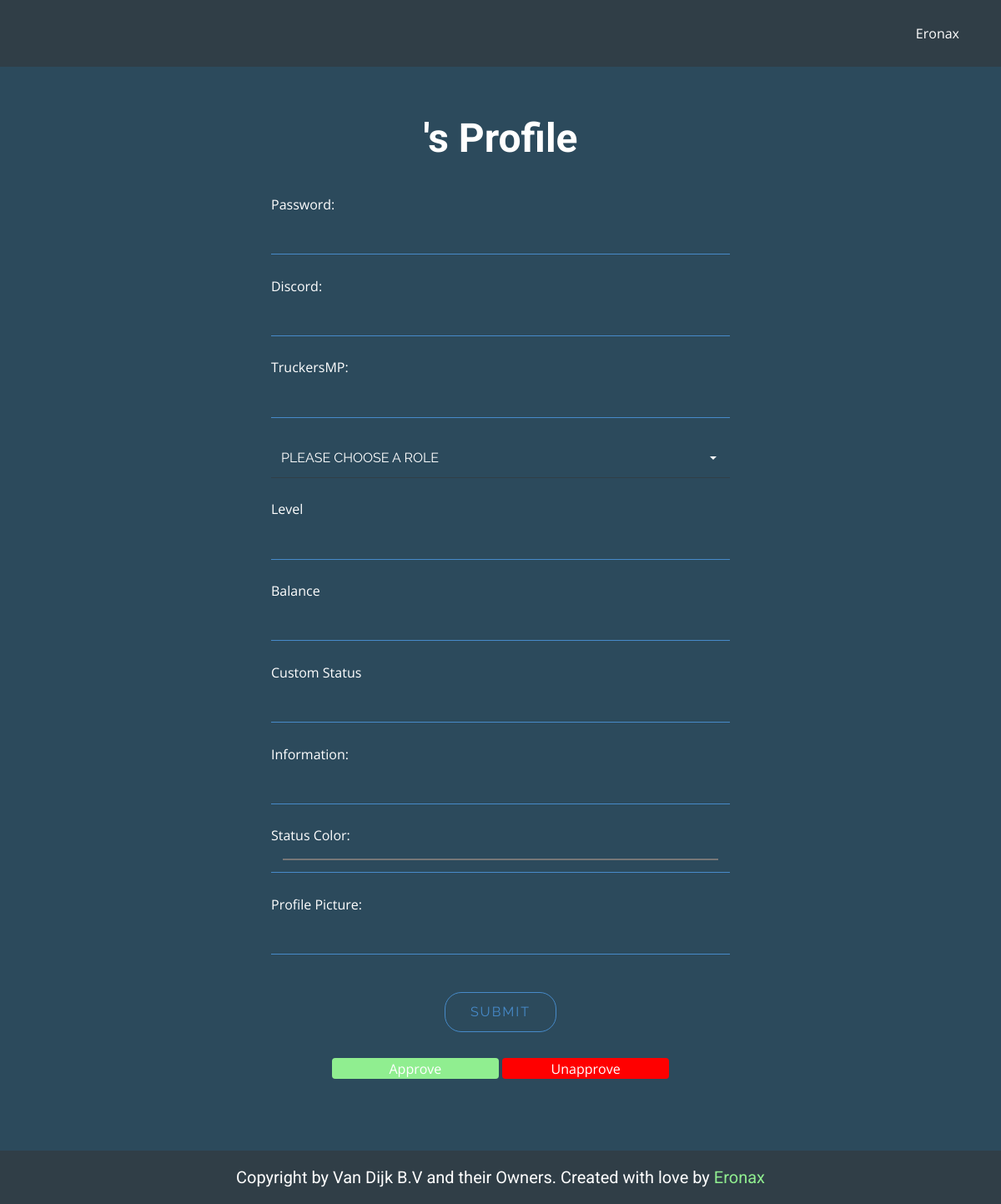
Page /staff_edit.php (signed in) on the earlier database version.
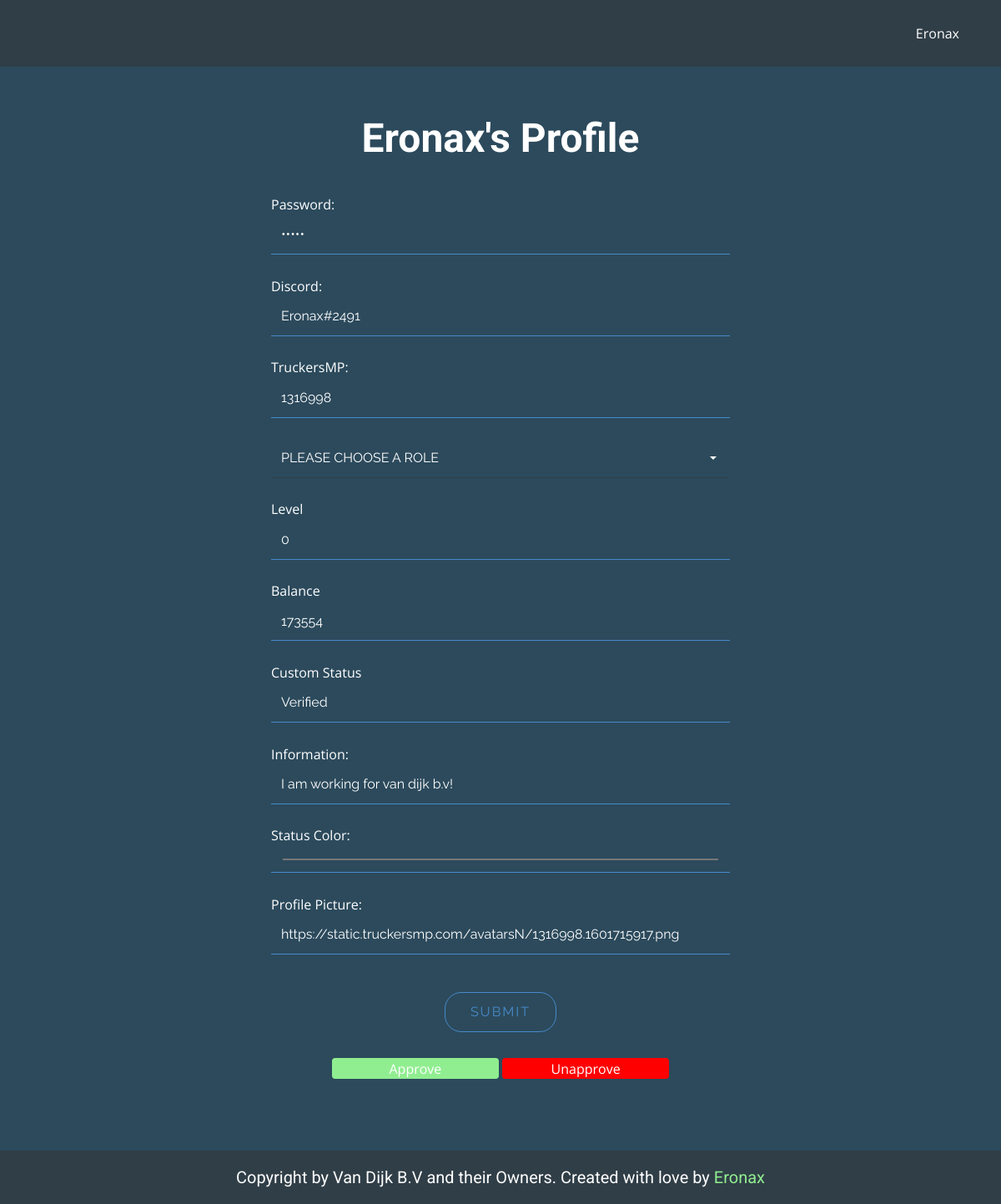
Same page on the later database version.
### tables this page shows
CREATE TABLE IF NOT EXISTS `users` (
  `id` int(11) NOT NULL AUTO_INCREMENT,
  `username` tinytext NOT NULL,
  `password` tinytext NOT NULL,
  `role_id` int(11) NOT NULL DEFAULT 18,
  `status` tinytext NOT NULL DEFAULT 'Not Verified',
  `discord` tinytext NOT NULL,
  `truckersmp` int(50) NOT NULL,
  `user_pb` text NOT NULL DEFAULT 'https://moonvillageassociation.org/wp-content/uploads/2018/06/default-profile-picture1.jpg',
  `status_color` varchar(50) NOT NULL DEFAULT '#fffff',
  `information` text NOT NULL DEFAULT 'There is no information yet.',
  `last_online` timestamp NOT NULL DEFAULT current_timestamp(),
  `updated_at` timestamp NOT NULL DEFAULT current_timestamp() ON UPDATE current_timestamp(),
  `created_at` timestamp NOT NULL DEFAULT current_timestamp(),
  PRIMARY KEY (`id`),
  UNIQUE KEY `username` (`username`) USING HASH,
  KEY `FK_users_roles` (`role_id`),
  CONSTRAINT `FK_users_roles` FOREIGN KEY (`role_id`) REFERENCES `roles` (`id`) ON DELETE NO ACTION ON UPDATE NO ACTION
);

CREATE TABLE IF NOT EXISTS `levels` (
  `id` int(11) NOT NULL AUTO_INCREMENT,
  `username` varchar(50) NOT NULL,
  `level` int(11) NOT NULL DEFAULT 0,
  `timestamp` timestamp NOT NULL DEFAULT current_timestamp() ON UPDATE current_timestamp(),
  PRIMARY KEY (`id`)
);

CREATE TABLE IF NOT EXISTS `banks` (
  `id` int(11) NOT NULL AUTO_INCREMENT,
  `username` varchar(50) NOT NULL,
  `balance` int(11) NOT NULL DEFAULT 0,
  `updated_at` timestamp NOT NULL DEFAULT current_timestamp() ON UPDATE current_timestamp(),
  `created_at` timestamp NOT NULL DEFAULT current_timestamp(),
  PRIMARY KEY (`id`)
);

### public/staff_edit.php (called while the page is built, shortened)
<?php
include '../app/classes/information.php';
include '../app/database.php';
include '../app/config.php';
if (isset($_GET['id'])) {
    $current_id = $_GET['id'];
} else {
    $current_id = $_SESSION['id'];
}
$all_user_information = get_profile_information($con, $current_id);
$loggeduser = $_SESSION['name'];
$get_user_perms_edit = check_user_perms_edit($con, $loggeduser);
require '../views/staff_edit.view.php';

### app/database.php (called while the page is built, shortened)
<?php
function get_profile_information($con, $current_id)
{
    $query = "SELECT users.id, users.last_online, users.password, users.role_id AS 'roleid', users.username, users.status, tokens.token, users.discord, users.truckersmp, users.user_pb, users.status_color, users.information, users.created_at, roles.id AS 'role_id', roles.name AS 'role_name', roles.color AS 'role_color', levels.level, banks.balance, roles.perms AS 'perms'
    FROM users
    JOIN roles ON users.role_id=roles.id
    JOIN levels ON users.id=levels.id
    JOIN banks ON users.id=banks.id
    JOIN tokens on tokens.used_by=users.username
    WHERE users.id='$current_id'";
    $result = $con->query($query);
    $get_profile_information = $result->fetch_assoc();
    return $get_profile_information;
}
function check_user_perms_edit($con, $loggeduser)
{
    $query = "SELECT roles.perms
    FROM users
    JOIN roles ON users.role_id=roles.id
    WHERE users.username='$loggeduser'";
    $result = $con->query($query);
    $get_user_perms_edit = $result->fetch_assoc();
    return $get_user_perms_edit;
}

### views/staff_edit.view.php (the view, shortened to what this page needs)
<!DOCTYPE html>
<html style="font-size: 16px;">
<head>
  <link rel="stylesheet" href="../views/css/nicepage_add.css" media="screen">
  <link rel="stylesheet" href="../views/css/add.css" media="screen">
  <link rel="stylesheet" href="../views/css/button.css" media="screen">
</head>
<body class="u-body">
  <?php include($header); ?>
  <section class="u-align-center u-clearfix u-custom-color-2 u-section-1" id="sec-58b6">
    <div class="u-clearfix u-sheet u-sheet-1">
      <h1 class="u-text u-text-1"><?php echo $all_user_information['username'] ?>'s Profile</h1>
      <div class="u-form u-form-1">
        <form action="../app/classes/staff_edit.php?id=<?php echo $all_user_information['id'] ?>" method="POST" class="u-clearfix u-form-spacing-20 u-inner-form" style="padding: 10px" source="custom" name="form">
          <div class="u-form-group u-form-name">
            <label for="name-3b9a" class="u-label">Password:</label>
            <input type="password" value="<?php echo $all_user_information['password'] ?>" id="name-3b9a" name="password" class="u-border-1 u-border-no-left u-border-no-right u-border-no-top u-border-palette-1-base u-custom-font u-font-raleway u-input u-input-rectangle u-input-1" required="" <?php if ($get_user_perms_edit['perms'] < 99) { ?> disabled <?php } ?>>
          </div>
          <br>
          <div class="u-form-group u-form-name">
            <label for="name-3b9a" class="u-label">Discord:</label>
            <input type="text" value="<?php echo $all_user_information['discord'] ?>" id="name-3b9a" name="discord" class="u-border-1 u-border-no-left u-border-no-right u-border-no-top u-border-palette-1-base u-custom-font u-font-raleway u-input u-input-rectangle u-input-1" required="">
          </div>
          <br>
          <div class="u-form-group u-form-name">
            <label for="name-3b9a" class="u-label">TruckersMP:</label>
            <input type="text" value="<?php echo $all_user_information['truckersmp'] ?>" id="name-3b9a" name="truckersmp" class="u-border-1 u-border-no-left u-border-no-right u-border-no-top u-border-palette-1-base u-custom-font u-font-raleway u-input u-input-rectangle u-input-1" required="">
          </div>
          <br>
          <div class="u-form-group u-form-select u-form-group-2">
            <div class="u-form-select-wrapper">
              <select style="background-color: #2C4A5C;" id="select-ce55" name="role_id" class="u-border-1 u-border-custom-color-1 u-border-no-left u-border-no-right u-border-no-top u-custom-font u-font-raleway u-input u-input-rectangle u-input-2" required>
              <option value="">Please choose a Role</option>
              </select>
            </div>
          </div>
          <br>
          <div class="u-form-group u-form-group-3">
            <label for="text-8b2a" class="u-label">Level</label>
            <input type="text" value="<?php echo $all_user_information['level'] ?>" id="text-8b2a" name="level" class="u-border-1 u-border-no-left u-border-no-right u-border-no-top u-border-palette-1-base u-custom-font u-font-raleway u-input u-input-rectangle u-input-1" required="">
          </div>
          <br>
          <div class="u-form-group u-form-group-3">
            <label for="text-8b2a" class="u-label">Balance</label>
            <input type="text" value="<?php echo $all_user_information['balance'] ?>" id="text-8b2a" name="balance" class="u-border-1 u-border-no-left u-border-no-right u-border-no-top u-border-palette-1-base u-custom-font u-font-raleway u-input u-input-rectangle u-input-1" required="" <?php if ($get_user_perms_edit['perms'] < 89) { ?> disabled <?php } ?>>
          </div>
          <br>
          <div class="u-form-group u-form-group-3">
            <label for="text-8b2a" class="u-label">Custom Status</label>
            <input type="text" value="<?php echo $all_user_information['status'] ?>" id="text-8b2a" name="status" class="u-border-1 u-border-no-left u-border-no-right u-border-no-top u-border-palette-1-base u-custom-font u-font-raleway u-input u-input-rectangle u-input-1" required="" <?php if ($get_user_perms_edit['perms'] < 89) { ?> disabled <?php } ?>>
          </div>
          <br>
          <div class="u-form-email u-form-group">
            <label for="email-3b9a" class="u-label">Information:</label>
            <input type="text" value="<?php echo $all_user_information['information'] ?>" id="email-3b9a" name="information" class="u-border-1 u-border-no-left u-border-no-right u-border-no-top u-border-palette-1-base u-custom-font u-font-raleway u-input u-input-rectangle u-input-1" required="">
          </div>
          <br>
          <div class="u-form-group u-form-group-3">
            <label for="text-8b2a" class="u-label">Status Color:</label>
            <input type="color" value="<?php echo $all_user_information['status_color'] ?>" id="text-8b2a" name="status_color" class="u-border-1 u-border-no-left u-border-no-right u-border-no-top u-border-palette-1-base u-custom-font u-font-raleway u-input u-input-rectangle u-input-1" required="">
          </div>
          <br>
          <div class="u-form-group u-form-group-3">
            <label for="text-8b2a" class="u-label">Profile Picture:</label>
            <input type="text" value="<?php echo $all_user_information['user_pb'] ?>" id="text-8b2a" name="user_pb" class="u-border-1 u-border-no-left u-border-no-right u-border-no-top u-border-palette-1-base u-custom-font u-font-raleway u-input u-input-rectangle u-input-1" required="">
          </div>
          <br>
          <div class="u-align-center u-form-group u-form-submit">
            <a href="#" class="u-border-1 u-border-hover-palette-4-base u-border-palette-1-base u-btn u-btn-round u-btn-submit u-button-style u-custom-font u-font-raleway u-none u-radius-20 u-text-hover-palette-4-base u-btn-1">Submit</a>
          </div>
        </form>
        <?php if ($get_user_perms_edit['perms'] > 99) { ?>
          <button class="button_blue" style="vertical-align:middle; width: 200px; background-color: lightgreen;" data-href="../app/classes/approve.php?id=<?php echo $_GET['id'] ?>"><span>Approve</span></button>
          <button class="button_blue" style="vertical-align:middle; width: 200px; background-color: red;" data-href="../app/classes/unapprove.php?id=<?php echo $_GET['id'] ?>"><span>Unapprove</span></button>
        <?php } ?>
      </div>
      <br>
    </div>
  </section>
  <?php include($footer); ?>
</body>
</html>

### views/layout/header.php (shortened to what this page needs)
<?php
include_once '../app/config.php';
include_once '../app/database.php';
?>
<header class="u-clearfix u-custom-color-1 u-header u-header" id="sec-7588">
    <div class="u-clearfix u-sheet u-sheet-1">
        <nav class="u-menu u-menu-dropdown u-offcanvas u-menu-1" data-responsive-from="XS">
            <?php if (!isset($_SESSION['loggedin'])) { ?>
                <div class="u-custom-menu u-nav-container">
                    <ul class="u-custom-font u-nav u-text-font u-unstyled u-nav-1">
                        <li class="u-nav-item"><a class="u-button-style u-nav-link u-text-active-white u-text-hover-palette-1-base" href="../public/index.php" style="padding: 10px 20px;">Home</a>
                            <div class="u-nav-popup">
                                <ul class="u-h-spacing-20 u-nav u-unstyled u-v-spacing-10 u-nav-2">
                                    <li class="u-nav-item"><a class="u-button-style u-custom-color-2 u-nav-link" href="../public/login.php">Login</a>
                                    </li>
                                    <li class="u-nav-item"><a class="u-button-style u-custom-color-2 u-nav-link" href="../public/register.php">Register</a>
                                    </li>
                                </ul>
                            </div>
                        </li>
                    </ul>
                </div>
                <div class="u-custom-menu u-nav-container-collapse">
                    <div class="u-container-style u-custom-color-1 u-inner-container-layout u-sidenav">
                        <div class="u-sidenav-overflow">
                            <div class="u-menu-close"></div>
                            <ul class="u-align-center u-nav u-popupmenu-items u-unstyled u-nav-3">
                                <li class="u-nav-item"><a class="u-button-style u-nav-link" href="../public/index.php" style="padding: 10px 20px;">Home</a>
                                    <div class="u-nav-popup">
                                        <ul class="u-h-spacing-20 u-nav u-unstyled u-v-spacing-10 u-nav-4">
                                            <li class="u-nav-item"><a class="u-button-style u-custom-color-2 u-nav-link" href="../public/login.php">Login</a>
                                            </li>
                                            <li class="u-nav-item"><a class="u-button-style u-custom-color-2 u-nav-link" href="../public/register.php">Register</a>
                                            </li>
                                        </ul>
                                    </div>
                                </li>
                            </ul>
                        </div>
                    </div>
                    <div class="u-custom-color-1 u-menu-overlay u-opacity u-opacity-70"></div>
                </div>
            <?php } else { ?>
                <div class="u-custom-menu u-nav-container">
                    <ul class="u-custom-font u-nav u-text-font u-unstyled u-nav-1">
                        <li class="u-nav-item"><a class="u-button-style u-nav-link u-text-active-white u-text-hover-palette-1-base" href="../public/index.php" style="padding: 10px 20px;"><?php echo $_SESSION["name"]; ?></a>
                        </li>
                    </ul>
                </div>
            <?php } ?>
        </nav>
    </div>
</header>

### app/classes/information.php (shortened to what this page needs)
<?php
$footertitle = 'Copyright by Van Dijk B.V and their Owners. Created with love by <a style="color: lightgreen;" href="../public/profile.php?id=1">Eronax</a>';

### views/layout/footer.php (shortened to what this page needs)
<?php
include '../app/classes/information.php';
?>
<footer class="u-align-center u-clearfix u-custom-color-1 u-footer u-footer" id="sec-d4d2">
    <div class="u-align-left u-clearfix u-sheet u-sheet-1">
        <h5 class="u-align-center u-text u-text-1"><?php echo $footertitle ?></h5>
    </div>
</footer>

### views/css/add.css (style rules this page uses)
.u-section-1 { background-image: none; }
.u-section-1 .u-sheet-1 { min-height: 502px; }
.u-section-1 .u-text-1 { width: 550px; font-weight: 700; margin: 60px auto 0; }
.u-section-1 .u-form-1 { width: 570px; margin: 30px auto 60px; }
.u-section-1 .u-input-1 { text-transform: none; }
.u-section-1 .u-form-group-2 { margin-left: 0; }
.u-section-1 .u-input-2 { text-transform: uppercase; }
.u-section-1 .u-btn-1 { background-image: none; border-style: solid; text-transform: uppercase; letter-spacing: 2px; }

### views/css/button.css (style rules this page uses)
.button_blue { display: inline-block; border-radius: 4px; background-color: #4959a0; border: none; color: #FFFFFF; text-align: center; font-size: 16px; width: 100px; transition: all 0.5s; cursor: pointer; margin: 0px; height: 25px; }
.button_blue span { cursor: pointer; display: inline-block; position: relative; transition: 0.5s; }
.button_blue span:after { content: '\00bb'; position: absolute; opacity: 0; top: 0; right: -20px; transition: 0.5s; }

Differences in the rows shown:
now on this page (row edited): users: username "Eronax", discord "Eronax#2491", truckersmp "1316998", level "0", balance "173554", status "Verified", information "I am working for van dijk b.v!", status_color "#ffffff", user_pb "https://static.truckersmp.com/avatarsN/1316998.1601715917.png"
Other differences:
form field status_color: "#000000" → (not shown)
